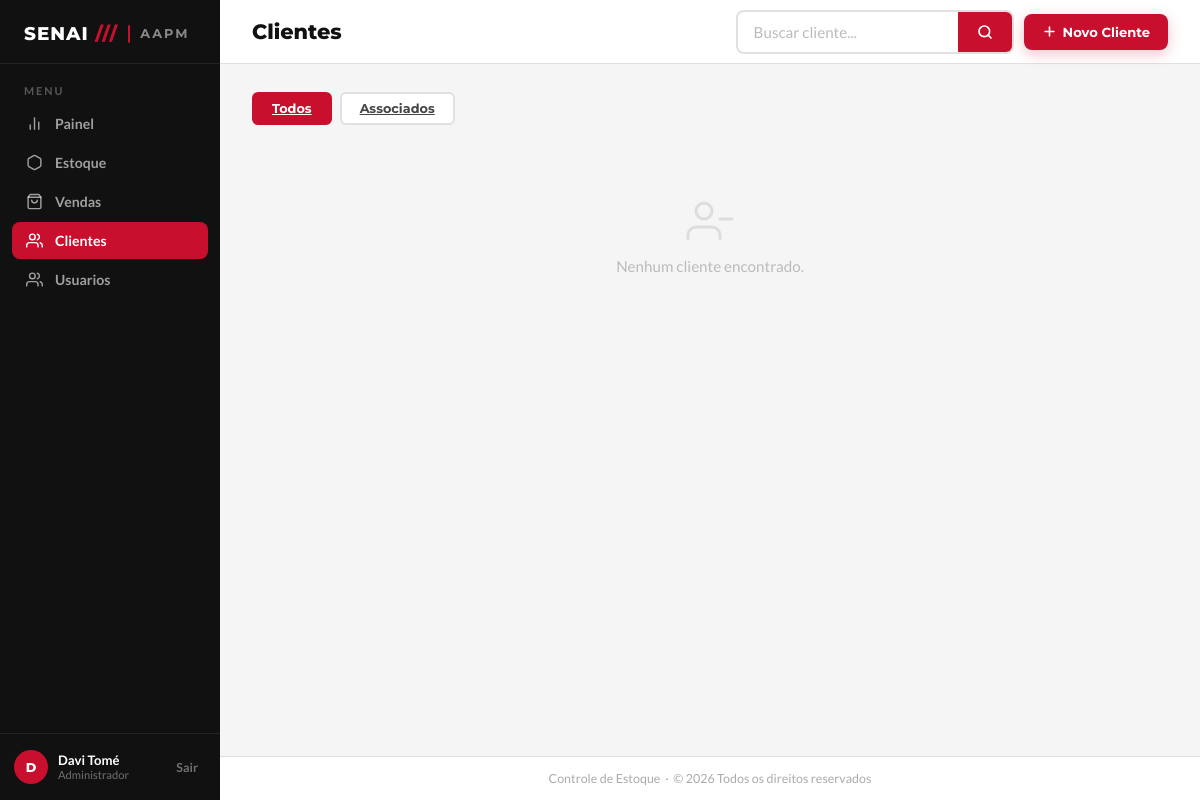
The app's page /clientes/ (signed in), older data.
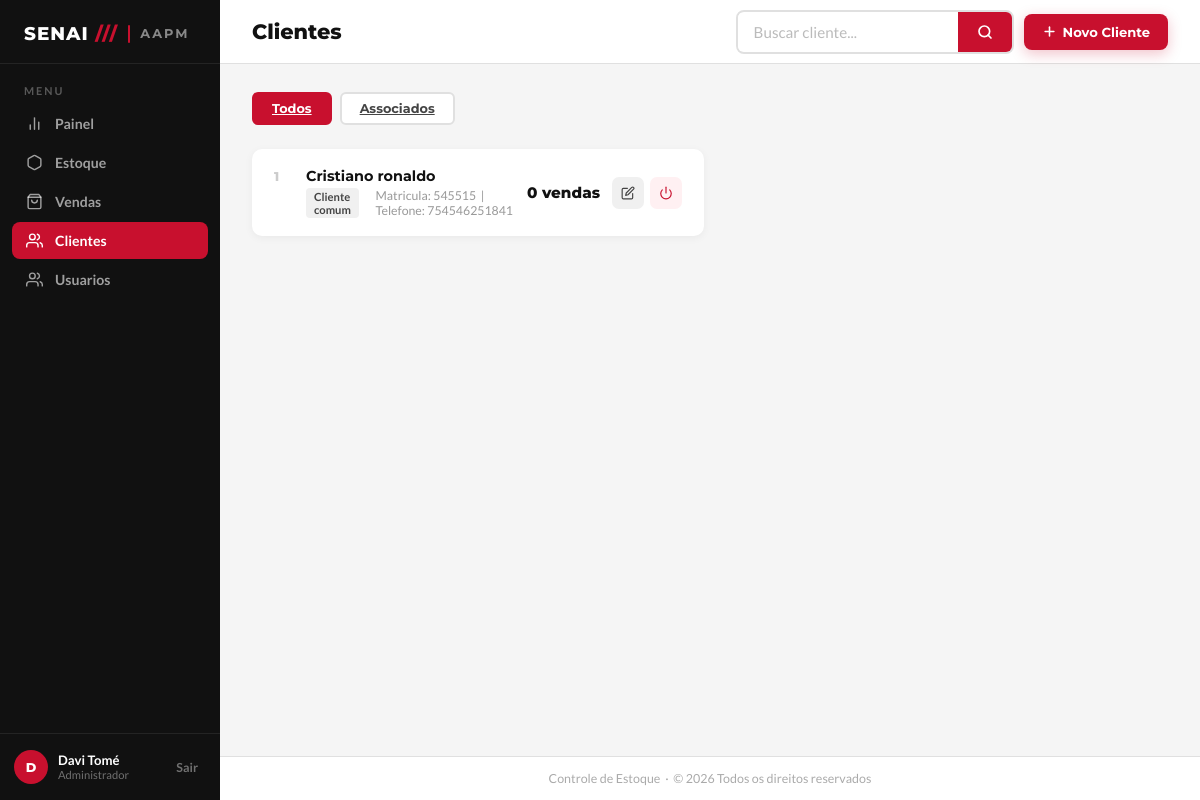
The same page, newer data.
### app/models/cliente.py (models this page shows, shortened)
class Cliente(Base):
    __tablename__ = "clientes"
    id         = Column(Integer, primary_key=True, index=True)
    nome       = Column(String(150), nullable=False, index=True)
    matricula  = Column(String(50), nullable=True, unique=True)
    telefone   = Column(String(20), nullable=True)
    is_associado = Column(Boolean, default=False, nullable=False)
    ativo      = Column(Boolean, default=True)
    criado_em  = Column(DateTime, server_default=func.now())
    vendas = relationship("Venda", back_populates="cliente")

### app/controllers/cliente_controller.py (the view)
@router.get("/")
def listar_clientes(
    request: Request,
    busca: str = "",
    apenas_associados: bool = False,
    db: Session = Depends(get_db),
    admin = Depends(get_admin)
):
    query = db.query(Cliente)
    if busca:
        query = query.filter(
            Cliente.nome.ilike(f"%{busca}%") |
            Cliente.matricula.ilike(f"%{busca}%")
        )
    if apenas_associados:
        query = query.filter(Cliente.is_associado == True)
    clientes = query.order_by(Cliente.nome).all()
    total_associados = db.query(Cliente).filter(
        Cliente.is_associado == True,
        Cliente.ativo == True
    ).count()
    return templates.TemplateResponse(
        request,
        "clientes/index.html",
        {
            "request":           request,
            "usuario":           admin,
            "clientes":          clientes,
            "busca":             busca,
            "apenas_associados": apenas_associados,
            "total_associados":  total_associados,
        }
    )

### app/templates/clientes/index.html (shortened to what this page needs)
<!DOCTYPE html>
<html lang="pt-BR">
<head>
  <link rel="stylesheet" href="/static/css/clientes.css">
</head>
<body>
  <aside class="barra-lateral" id="barraLateral">
    <div class="barra-logo">
      <div>
        <div class="barra-logo-texto">SENAI <span>///</span></div>
      </div>
      <div class="barra-logo-separador"></div>
      <div class="barra-logo-sub">AAPM</div>
    </div>
    <div class="barra-menu-titulo">Menu</div>
    <ul class="barra-nav">
      <li>
        <a href="/">
          <svg viewBox="0 0 24 24">
            <line x1="18" y1="20" x2="18" y2="10" />
            <line x1="12" y1="20" x2="12" y2="4" />
            <line x1="6" y1="20" x2="6" y2="14" />
          </svg>
          Painel
        </a>
      </li>
      <li>
        <a href="/produtos/">
          <svg viewBox="0 0 24 24">
            <path
              d="M21 16V8a2 2 0 0 0-1-1.73l-7-4a2 2 0 0 0-2 0l-7 4A2 2 0 0 0 3 8v8a2 2 0 0 0 1 1.73l7 4a2 2 0 0 0 2 0l7-4A2 2 0 0 0 21 16z" />
          </svg>
          Estoque
        </a>
      </li>
      <li>
        <a href="/pdv/">
          <svg viewBox="0 0 24 24">
            <path d="M6 2L3 6v14a2 2 0 0 0 2 2h14a2 2 0 0 0 2-2V6l-3-4z" />
            <line x1="3" y1="6" x2="21" y2="6" />
            <path d="M16 10a4 4 0 0 1-8 0" />
          </svg>
          Vendas
        </a>
      </li>
      <li>
        <a href="/clientes/" class="ativo">
          <svg viewBox="0 0 24 24">
            <path d="M17 21v-2a4 4 0 0 0-4-4H5a4 4 0 0 0-4 4v2" />
            <circle cx="9" cy="7" r="4" />
            <path d="M23 21v-2a4 4 0 0 0-3-3.87" />
            <path d="M16 3.13a4 4 0 0 1 0 7.75" />
          </svg>
          Clientes
        </a>
      </li>
      <li>
        <a href="/usuarios/">
          <svg viewBox="0 0 24 24">
            <path d="M17 21v-2a4 4 0 0 0-4-4H5a4 4 0 0 0-4 4v2" />
            <circle cx="9" cy="7" r="4" />
            <path d="M23 21v-2a4 4 0 0 0-3-3.87" />
            <path d="M16 3.13a4 4 0 0 1 0 7.75" />
          </svg>
          Usuarios
        </a>
      </li>
    </ul>
    <div class="barra-rodape">
      <div class="barra-usuario">
        <div class="avatar-usuario">{{ usuario.nome[0] | upper if usuario else 'AD' }}</div>
        <div class="info-usuario">
          <strong>{{ usuario.nome if usuario else 'Usuario' }}</strong>
          <small>Administrador</small>
        </div>
      </div>
      <button class="btn-sair" onclick="window.location.href='/auth/logout'">
        Sair
      </button>
    </div>
  </aside>
  <div class="conteudo-principal">
    <header class="cabecalho-pagina">
      <h1>Clientes</h1>
      <div class="acoes-cabecalho">
        <form class="barra-busca" method="get" action="/clientes/">
          <input
            type="text"
            id="inputBusca"
            name="busca"
            value="{{ busca or '' }}"
            placeholder="Buscar cliente..."
          >
          <button class="btn-buscar" type="submit" title="Buscar">
            <svg viewBox="0 0 24 24">
              <circle cx="11" cy="11" r="8" />
              <line x1="21" y1="21" x2="16.65" y2="16.65" />
            </svg>
          </button>
        </form>
        <button class="btn-novo-cliente" type="button" onclick="abrirModalNovo()">
          <svg viewBox="0 0 24 24">
            <line x1="12" y1="5" x2="12" y2="19" />
            <line x1="5" y1="12" x2="19" y2="12" />
          </svg>
          Novo Cliente
        </button>
      </div>
    </header>
    <main class="area-conteudo">
      <div class="barra-filtros">
        <a class="btn-filtro {{ 'ativo' if not apenas_associados else '' }}" href="/clientes/">
          Todos
        </a>
        <a class="btn-filtro {{ 'ativo' if apenas_associados else '' }}" href="/clientes/?apenas_associados=true">
          Associados
        </a>
      </div>
      <div class="grade-produtos" id="gradeClientes">
        {% for c in clientes %}
        <div class="cartao-produto">
          <div class="produto-info">
            <div class="produto-numero">{{ loop.index }}</div>
            <div class="produto-detalhes">
              <h3>{{ c.nome }}</h3>
              <div class="produto-meta">
                <span>
                  {% if c.is_associado %}
                  <span class="tag-categoria">Associado</span>
                  {% else %}
                  <span class="tag-categoria">Cliente comum</span>
                  {% endif %}
                </span>
                <span>
                  Matricula: {{ c.matricula if c.matricula else 'Nao informada' }}
                  &nbsp;|&nbsp;
                  Telefone: {{ c.telefone if c.telefone else 'Nao informado' }}
                </span>
              </div>
            </div>
          </div>
          <div class="produto-direita">
            <div class="produto-preco">
              {{ c.vendas|length }} venda{{ 's' if c.vendas|length != 1 else '' }}
            </div>
            <div class="acoes-produto">
              <button
                class="btn-acao btn-editar"
                type="button"
                title="Editar"
                onclick='abrirModalEditar(
                  {{ c.id|tojson }},
                  {{ c.nome|tojson }},
                  {{ (c.matricula or "")|tojson }},
                  {{ (c.telefone or "")|tojson }},
                  {{ c.is_associado|tojson }}
                )'
              >
                <svg viewBox="0 0 24 24">
                  <path d="M11 4H4a2 2 0 0 0-2 2v14a2 2 0 0 0 2 2h14a2 2 0 0 0 2-2v-7" />
                  <path d="M18.5 2.5a2.121 2.121 0 0 1 3 3L12 15l-4 1 1-4 9.5-9.5z" />
                </svg>
              </button>
              <form action="/clientes/{{ c.id }}/toggle-ativo" method="post">
                <button class="btn-acao btn-excluir" type="submit" title="{{ 'Desativar' if c.ativo else 'Ativar' }}">
                  {% if c.ativo %}
                  <svg viewBox="0 0 24 24">
                    <path d="M18.36 6.64a9 9 0 1 1-12.73 0" />
                    <line x1="12" y1="2" x2="12" y2="12" />
                  </svg>
                  {% else %}
                  <svg viewBox="0 0 24 24">
                    <polyline points="20 6 9 17 4 12" />
                  </svg>
                  {% endif %}
                </button>
              </form>
            </div>
          </div>
        </div>
        {% endfor %}
        {% if not clientes %}
        <div class="estado-vazio">
          <svg viewBox="0 0 24 24">
            <path d="M17 21v-2a4 4 0 0 0-4-4H5a4 4 0 0 0-4 4v2" />
            <circle cx="9" cy="7" r="4" />
            <line x1="23" y1="11" x2="17" y2="11" />
          </svg>
          Nenhum cliente encontrado.
        </div>
        {% endif %}
      </div>
    </main>
    <footer class="rodape-admin">
      Controle de Estoque &nbsp;·&nbsp; © 2026 Todos os direitos reservados
    </footer>
  </div>
</body>
</html>

Row changes from the older to the newer data that the page shows:
added Cliente: nome "Cristiano ronaldo", is_associado "Cliente comum", matricula "545515", telefone "754546251841", vendas|length "0", vendas "s", ativo True (drawn)
Text that changed along with them:
text no longer shown: "Nenhum cliente encontrado."
